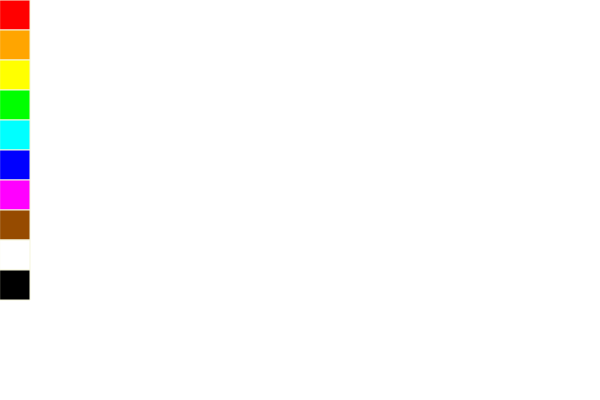
Frame 1 (no input)
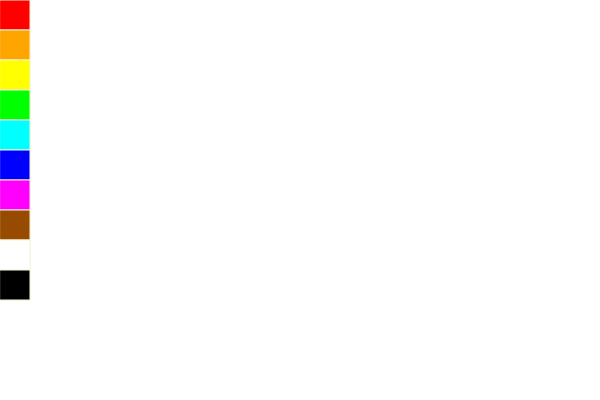
Frame 60 (no input)
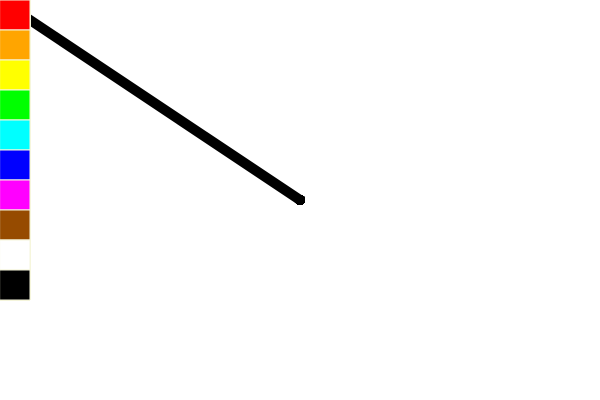
Frame 120 (the mouse pressed at the canvas centre since frame 60)

The p5.js sketch that drew these frames (run headless with seeded random() and noise() and a simulated clock; from frame 60 on, the mouse is pressed at the canvas centre):

// p5.js sketch
// ── sketch.js
function setup() {
    createCanvas(600, 400);
    background(255);
    // noLoop();
    //frameRate(30);
    strokeWeight(10);

}

function draw() {
    // stroke(255);

    fill("blue");
    pallet();
    if (mouseIsPressed === true) {
        line(mouseX, mouseY, pmouseX, pmouseY);
    }
}


function pallet() {
    push();
    strokeWeight(1);
    stroke("#f5f5dc"); //makes outlines of squares color of page. 
    fill("#FF0000"); //sets fill to red. 
    rect(0, 0, 30); //Creates the red box. 
    fill("#ffa500"); //orange
    rect(0, 30, 30);
    fill("yellow");
    rect(0, 60, 30);
    fill("#00ff00");//green
    rect(0, 90, 30);
    fill("cyan");
    rect(0, 120, 30);
    fill("blue");
    rect(0, 150, 30);
    fill("#ff00ff"); //purple
    rect(0, 180, 30);
    fill("#964B00");
    rect(0, 210, 30);
    fill("white");
    rect(0, 240, 30);
    fill("black");
    rect(0, 270, 30);
    pop();
}

function mousePressed() {
    if (mouseX <= 30) {
        if (mouseY < 30) {
            stroke("red");
        } else if (mouseY < 60) {
            stroke("orange");
        } else if (mouseY < 90) {
            stroke("yellow");
        } else if (mouseY < 120) {
            stroke("#00ff00");
        } else if (mouseY < 150) {
            stroke("cyan");
        } else if (mouseY < 180) {
            stroke("blue");
        } else if (mouseY < 210) {
            stroke("#ff00ff");
        } else if (mouseY < 240) {
            stroke("#964B00");
        } else if (mouseY < 270) {
            stroke("white");
        } else if (mouseY < 300) {
            stroke("black");
        } 
    }
}
